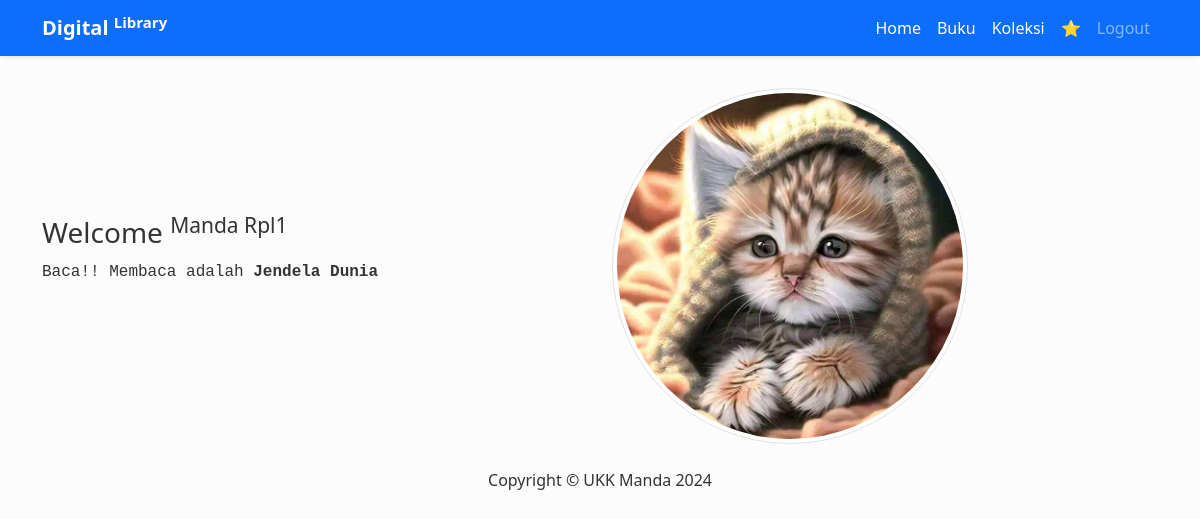
/member/member.php (signed in), run on the app's committed database.
### tables this page shows
CREATE TABLE `user` (
  `userid` int(11) NOT NULL,
  `username` varchar(255) NOT NULL,
  `password` varchar(255) NOT NULL,
  `email` varchar(255) NOT NULL,
  `namalengkap` varchar(255) NOT NULL,
  `alamat` text NOT NULL,
  `stat` varchar(10) NOT NULL,
  `foto` text NOT NULL
);

### member/member.php (the view, shortened to what this page needs)
<?php
include '../koneksi.php';
$userid = $_SESSION['userid'];
$query = mysqli_query($koneksi, "SELECT * FROM user WHERE userid='$userid' ");
$g = mysqli_fetch_array($query);
?>
<!DOCTYPE html>
<html lang="en">
<head>
    <link href="https://cdn.jsdelivr.net/npm/bootstrap@5.3.2/dist/css/bootstrap.min.css" rel="stylesheet"
>
    <link href="../vendor/fontawesome-free/css/all.min.css" rel="stylesheet" type="text/css">
    <link href="../css/sb-admin-2.min.css" rel="stylesheet">
    <link href="https://cdn.jsdelivr.net/npm/bootstrap@5.3.2/dist/css/bootstrap.min.css" rel="stylesheet"
>
</head>
<body>
<nav class="navbar navbar-expand-lg navbar-dark bg-primary shadow-sm">
                    <div class="container">
                        <a class="navbar-brand" href="profile.php"><b>Digital <sup>Library</sup></b></a>
                        <div class="collapse navbar-collapse" id="navbarNavAltMarkup">
                            <div class="navbar-nav ms-auto">
                                <a class="nav-link active" aria-current="page" href="member.php">Home</a>
                                <a class="nav-link active" href="buku0.php">Buku</a>
                                <a class="nav-link active" href="buku1.php">Koleksi</a>
                                <a class="nav-link active" href="koleksipribadi.php">⭐</a>
                                <a class="nav-link" href="../logout.php" tabindex="-1" aria-disabled="true">Logout</a>
                            </div>
                        </div>
                    </div>
                </nav>
    <div class="container">
        <div class="row" style="margin-top: 2rem;">
            <div class="col-sm-6" style="margin-top: 8rem;">
                <h3>Welcome <sup>
                        <?php echo $g['namalengkap']; ?>
                    </sup></h3>
                <samp>Baca!! Membaca adalah <b>Jendela Dunia</b></samp>
            </div>
            <div class="col-sm-4">
               <a href="profile.php"><img src="img/<?= $g['foto']; ?>" class="rounded-circle img-thumbnail" width="450"></a>
            </div>
        </div>
        <br>
        <div class="justify-content-center">
            <div class="container my-auto">
                <div class="copyright text-center my-auto">
                    <span>Copyright &copy; UKK Manda 2024</span>
                </div>
            </div>
        </div>
    </div>
</body>
</html>

### member/member.php (style rules this page uses)
body { background-color: #fcfcfc; color: #333; transition: .5s; }

### data on the page
user: namalengkap "Manda Rpl1", foto (picture)
